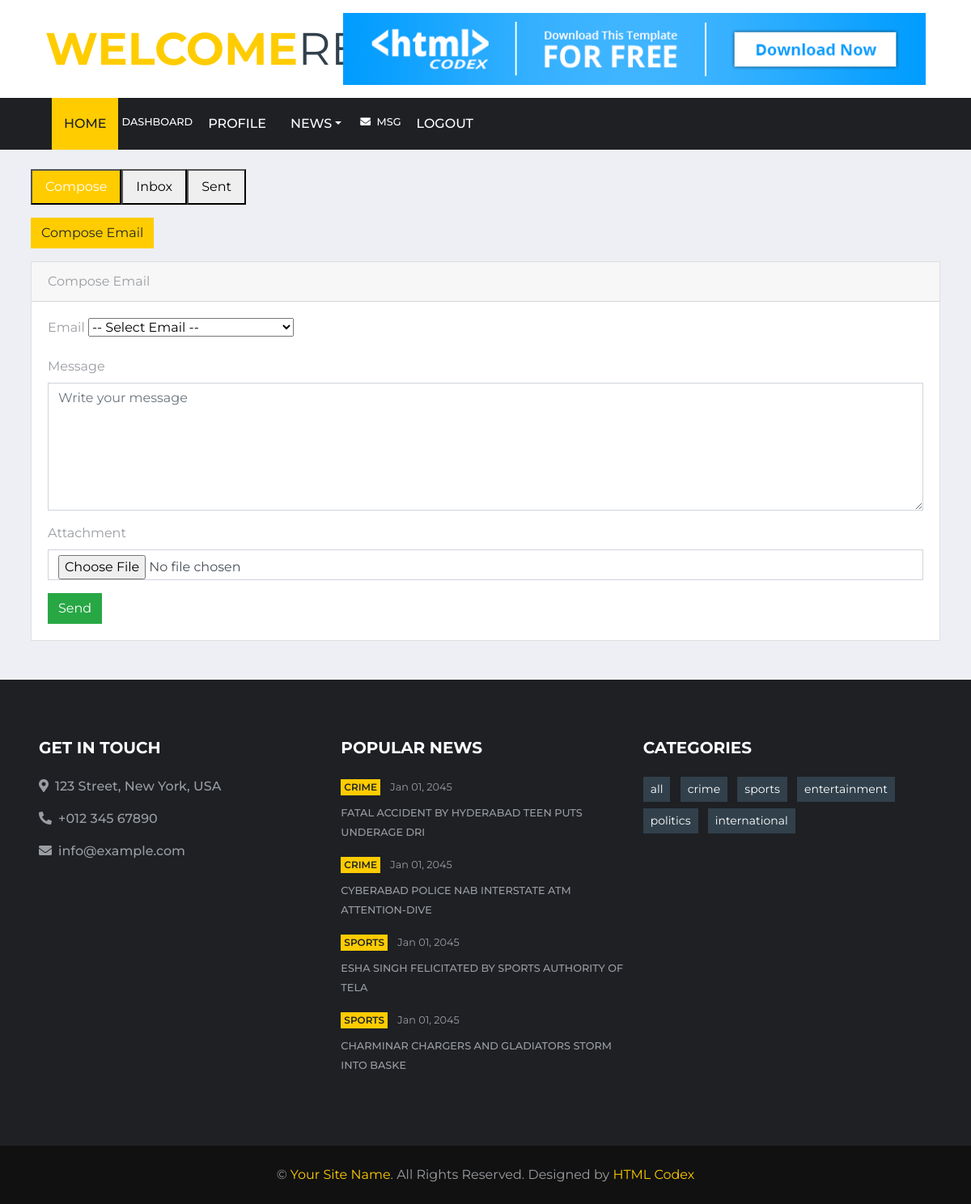
The page /db.php?message (signed in) on the database as committed earlier.
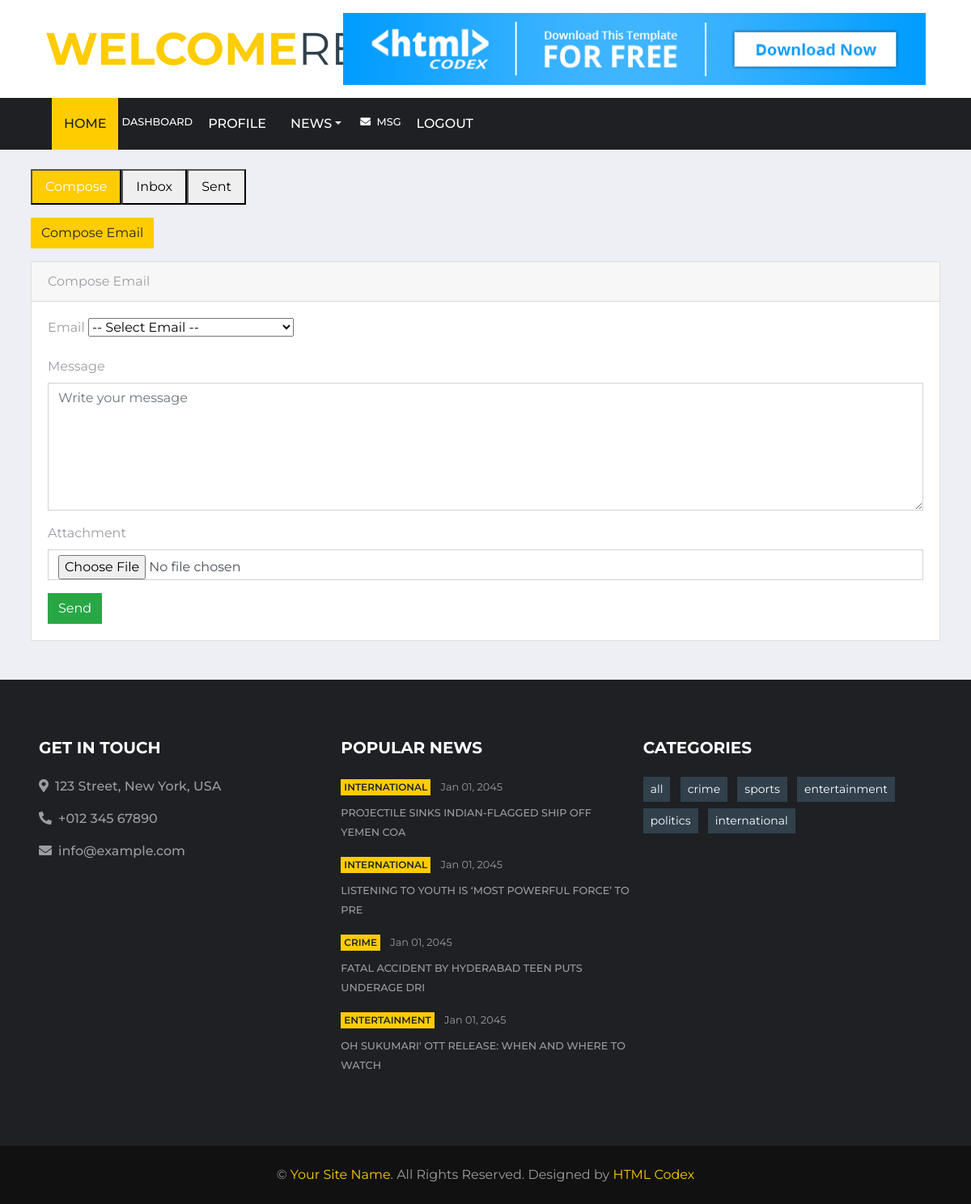
The same page on the database as committed later.
### tables this page shows
CREATE TABLE `news_table` (
  `nid` int(5) NOT NULL,
  `heading` varchar(50) NOT NULL,
  `n_category_id` int(5) NOT NULL,
  `n_location_id` int(5) NOT NULL,
  `description` varchar(5000) NOT NULL,
  `reporter_id` int(5) NOT NULL,
  `news_image` varchar(50) NOT NULL,
  `posted_date` date NOT NULL DEFAULT current_timestamp(),
  `views` int(5) NOT NULL,
  `is_delete` int(5) NOT NULL DEFAULT 0,
  `is_publish` int(5) NOT NULL DEFAULT 0,
  `is_breaking` int(5) NOT NULL DEFAULT 0
);

CREATE TABLE `category` (
  `cat_id` int(5) NOT NULL,
  `category` text NOT NULL
);

### message.php (the view, shortened to what the changed rows need)
<?php
$role=$_SESSION['role'];
 if($role=='admin')
    {
        include "admin_header.php";
    }
    elseif($role=='editor')
        {
           include "editor_header.php";
        }
        elseif($role=='reporter')
        {
            include "reporter_header.php";
        }
        elseif($role=='member')
        {
            include "member_header.php";
        }
?>
<?php include "footer.php"?>

### footer.php (shortened to what the changed rows need)
    <div class="container-fluid bg-dark pt-5 px-sm-3 px-md-5 mt-5">
        <div class="row py-4">
            <div class="col-lg-4 col-md-6 mb-5">
            <?php
            $conn= mysqli_connect("localhost","root","","news");
            $sql = "SELECT news_table.*, category.*, COUNT(likes.like_id) AS total_likes
                    FROM news_table
                    LEFT JOIN likes
                        ON news_table.nid = likes.news_id
                    INNER JOIN category
                        ON news_table.n_category_id = category.cat_id
                    GROUP BY news_table.nid
                    ORDER BY total_likes DESC
                    LIMIT 4";
                $result = mysqli_query($conn, $sql);
            ?>
                <?php foreach($result as $row){?>
                <div class="mb-3">
                    <div class="mb-2">
                        <a class="badge badge-primary text-uppercase font-weight-semi-bold p-1 mr-2" href=""><?php echo $row['category'] ?></a>
                        <a class="text-body" href=""><small>Jan 01, 2045</small></a>
                    </div>
                    <a class="small text-body text-uppercase font-weight-medium" href="db.php?singlenews2=<?php echo $row['nid'] ?>"><?php echo $row['heading'] ?></a>
                </div>
                <?php } ?>
            </div>
            <div class="col-lg-4 col-md-6 mb-5">
                <?php
                    $sqlc = "select * from category";
                    $resultc = mysqli_query($conn, $sqlc);
                ?>
                <div class="m-n1">
                    <?php foreach($resultc as $rowc)  { ?>
                    <a href="index.php?catcat=<?php echo $rowc['category'] ?>" class="btn btn-sm btn-secondary m-1"><?php echo $rowc['category'] ?></a>
                    <?php }?>
                </div>
            </div>
        </div>
    </div>
</body>
</html>

Rows that differ between the two databases and show on the page:
no longer on this page (row unchanged): news_table: n_category.category "CRIME", heading "CYBERABAD POLICE NAB INTERSTATE ATM ATTENTION-DIVE"
no longer on this page (row unchanged): news_table: n_category.category "SPORTS", heading "ESHA SINGH FELICITATED BY SPORTS AUTHORITY OF TELA"
no longer on this page (row unchanged): news_table: n_category.category "SPORTS", heading "CHARMINAR CHARGERS AND GLADIATORS STORM INTO BASKE"
now on this page (row edited): news_table: n_category.category "INTERNATIONAL", heading "PROJECTILE SINKS INDIAN-FLAGGED SHIP OFF YEMEN COA"
now on this page (row edited): news_table: n_category.category "INTERNATIONAL", heading "LISTENING TO YOUTH IS ‘MOST POWERFUL FORCE’ TO PRE"
now on this page (row unchanged): news_table: n_category.category "ENTERTAINMENT", heading "OH SUKUMARI' OTT RELEASE: WHEN AND WHERE TO WATCH"
